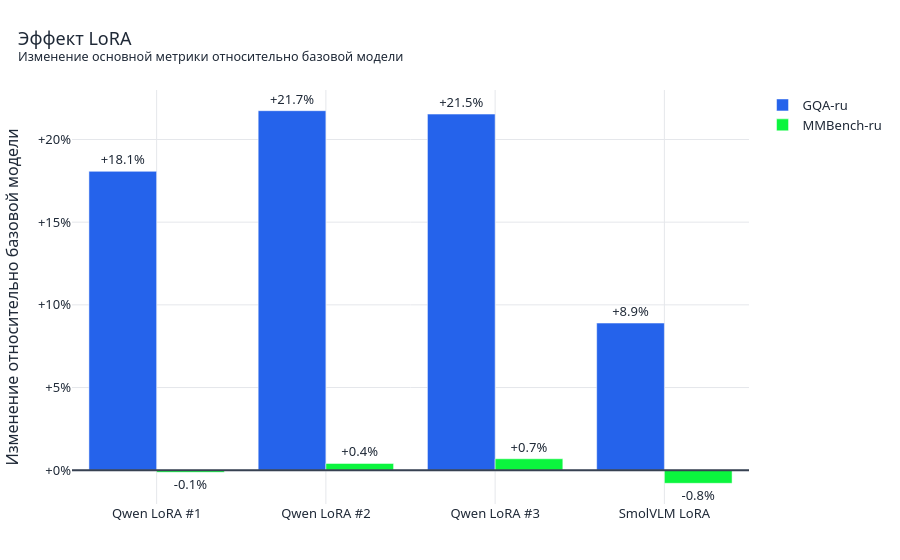

The notebook cell this image was saved under:
### Markdown cell above
## Эффект LoRA

### Code cell
def metric_value(table, model_column, metric_column, model_name):
    values = table.loc[table[model_column].astype(str).eq(model_name), metric_column]
    if len(values) != 1:
        raise ValueError(f"Для модели {model_name!r} найдено значений: {len(values)}")
    return float(values.iloc[0])


gqa_base_qwen = metric_value(gqa_exact, "model", "exact_match", "Qwen2.5-VL базовая")
gqa_base_smol = metric_value(gqa_exact, "model", "exact_match", "SmolVLM базовая")
mmbench_base_qwen = metric_value(mmbench_metrics, "model_name", "accuracy", "Qwen2.5-VL базовая")
mmbench_base_smol = metric_value(mmbench_metrics, "model_name", "accuracy", "SmolVLM базовая")

lora_effect = pd.DataFrame([
    ["GQA-ru", "Qwen LoRA #1", metric_value(gqa_exact, "model", "exact_match", "Qwen2.5-VL + LoRA #1") - gqa_base_qwen],
    ["GQA-ru", "Qwen LoRA #2", metric_value(gqa_exact, "model", "exact_match", "Qwen2.5-VL + LoRA #2") - gqa_base_qwen],
    ["GQA-ru", "Qwen LoRA #3", metric_value(gqa_exact, "model", "exact_match", "Qwen2.5-VL + LoRA #3") - gqa_base_qwen],
    ["GQA-ru", "SmolVLM LoRA", metric_value(gqa_exact, "model", "exact_match", "SmolVLM + LoRA") - gqa_base_smol],
    ["MMBench-ru", "Qwen LoRA #1", metric_value(mmbench_metrics, "model_name", "accuracy", "Qwen2.5-VL + LoRA #1") - mmbench_base_qwen],
    ["MMBench-ru", "Qwen LoRA #2", metric_value(mmbench_metrics, "model_name", "accuracy", "Qwen2.5-VL + LoRA #2") - mmbench_base_qwen],
    ["MMBench-ru", "Qwen LoRA #3", metric_value(mmbench_metrics, "model_name", "accuracy", "Qwen2.5-VL + LoRA #3") - mmbench_base_qwen],
    ["MMBench-ru", "SmolVLM LoRA", metric_value(mmbench_metrics, "model_name", "accuracy", "SmolVLM + LoRA") - mmbench_base_smol],
], columns=["dataset", "model", "change"])
display(lora_effect)
fig = px.bar(lora_effect, x="model", y="change", color="dataset", barmode="group", text=lora_effect["change"].map(lambda x: f"{x:+.1%}"), color_discrete_map={"GQA-ru": BLUE, "MMBench-ru": GREEN})
fig.update_traces(textposition="outside")
fig.add_hline(y=0, line_color="#374151")
fig.update_yaxes(tickformat="+.0%", title="Изменение относительно базовой модели")
fig.update_xaxes(title="")
style_plot(fig, "Эффект LoRA", "Изменение основной метрики относительно базовой модели", 560).show()

### Figure 1 — Plotly figure (JSON) as saved in the notebook; plotly's stock layout.template omitted (floating-point values rounded to 4 significant figures)
{"data": [{"alignmentgroup": "True", "hovertemplate": "dataset=GQA-ru<br>model=%{x}<br>change=%{y}<br>text=%{text}<extra></extra>", "legendgroup": "GQA-ru", "marker": {"color": "#2563eb", "pattern": {"shape": ""}}, "name": "GQA-ru", "offsetgroup": "GQA-ru", "orientation": "v", "showlegend": true, "text": ["+18.1%", "+21.7%", "+21.5%", "+8.9%"], "textposition": "outside", "type": "bar", "x": ["Qwen LoRA #1", "Qwen LoRA #2", "Qwen LoRA #3", "SmolVLM LoRA"], "xaxis": "x", "y": [0.1807, 0.2174, 0.2154, 0.08898], "yaxis": "y"}, {"alignmentgroup": "True", "hovertemplate": "dataset=MMBench-ru<br>model=%{x}<br>change=%{y}<br>text=%{text}<extra></extra>", "legendgroup": "MMBench-ru", "marker": {"color": "#0bf53e", "pattern": {"shape": ""}}, "name": "MMBench-ru", "offsetgroup": "MMBench-ru", "orientation": "v", "showlegend": true, "text": ["-0.1%", "+0.4%", "+0.7%", "-0.8%"], "textposition": "outside", "type": "bar", "x": ["Qwen LoRA #1", "Qwen LoRA #2", "Qwen LoRA #3", "SmolVLM LoRA"], "xaxis": "x", "y": [-0.001279, 0.004092, 0.006905, -0.007928], "yaxis": "y"}], "layout": {"barmode": "group", "font": {"color": "#1f2937", "family": "Segoe UI", "size": 13}, "height": 560, "legend": {"title": {"text": ""}, "tracegroupgap": 0}, "margin": {"b": 40, "l": 30, "r": 30, "t": 90}, "shapes": [{"line": {"color": "#374151"}, "type": "line", "x0": 0, "x1": 1, "xref": "x domain", "y0": 0, "y1": 0, "yref": "y"}], "title": {"text": "Эффект LoRA<br><sup>Изменение основной метрики относительно базовой модели</sup>", "x": 0.02, "xanchor": "left"}, "xaxis": {"anchor": "y", "domain": [0, 1], "gridcolor": "#e5e7eb", "title": {"text": ""}, "zerolinecolor": "#6b7280"}, "yaxis": {"anchor": "x", "domain": [0, 1], "gridcolor": "#e5e7eb", "tickformat": "+.0%", "title": {"text": "Изменение относительно базовой модели"}}}}
